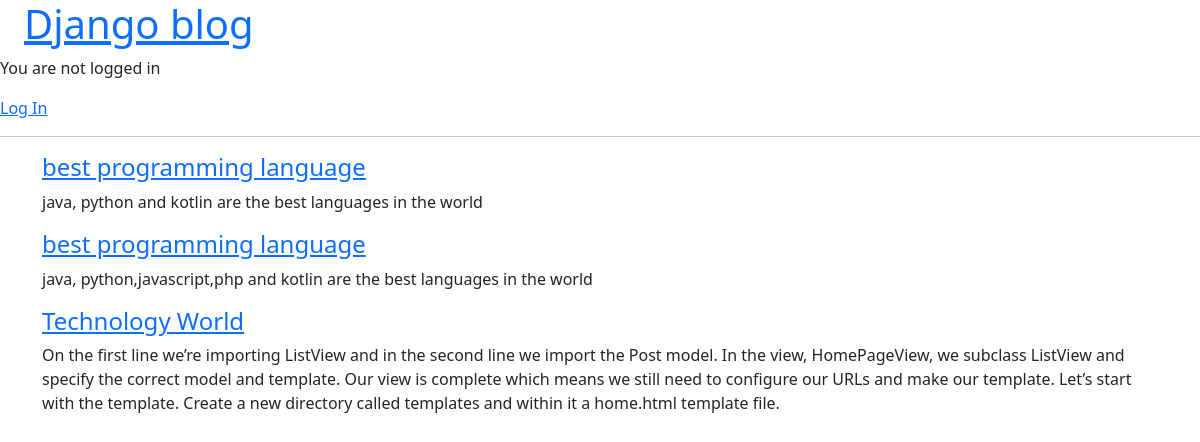
The page / on the database its author committed.
### blog/models.py (models this page shows, shortened)
class Post(models.Model):
    title = models.CharField(max_length = 200)
    author = models.ForeignKey('auth.User',on_delete =models.CASCADE)
    body = models.TextField()    #this will autoexpand to fill the user needs

### blog/views.py (the view)
# urls.py: path('', BlogListView.as_view(), name="home"),
class BlogListView(ListView):
    model = Post
    template_name = 'home.html'

### templates/home.html
{% extends 'base.html' %}
{% block content %}
<div class="container">
{% for post in object_list %}
<div class="post-entry">
    <h4><a href="{% url 'post_detail' post.pk %}">{{ post.title }}</a></h4>
    <p>{{ post.body }}</p>
</div>
{% endfor %}
</div>
{% endblock content %}

### rows shown on the page
Post: title "best programming language", body "java, python and kotlin are the best languages in the world"
Post: title "best programming language", body "java, python,javascript,php and kotlin are the best languages in the world"
Post: title "Technology World", body "On the first line we’re importing ListView and in the second line we import the Post model. In the view, HomePageView, we subclass ListView and specify the correct model and template. Our view is complete which means we still need to configure our URLs and make our template. Let’s start with the template. Create a new directory called templates and within it a home.html template file."
